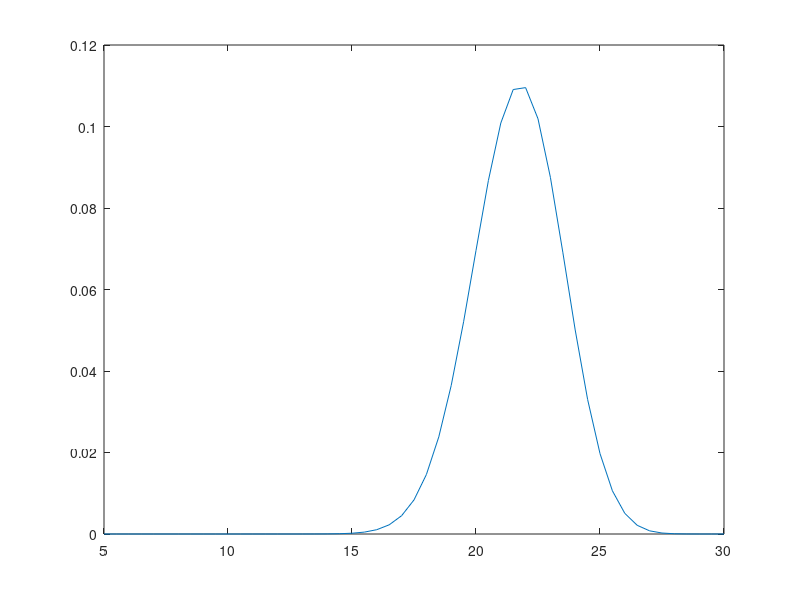
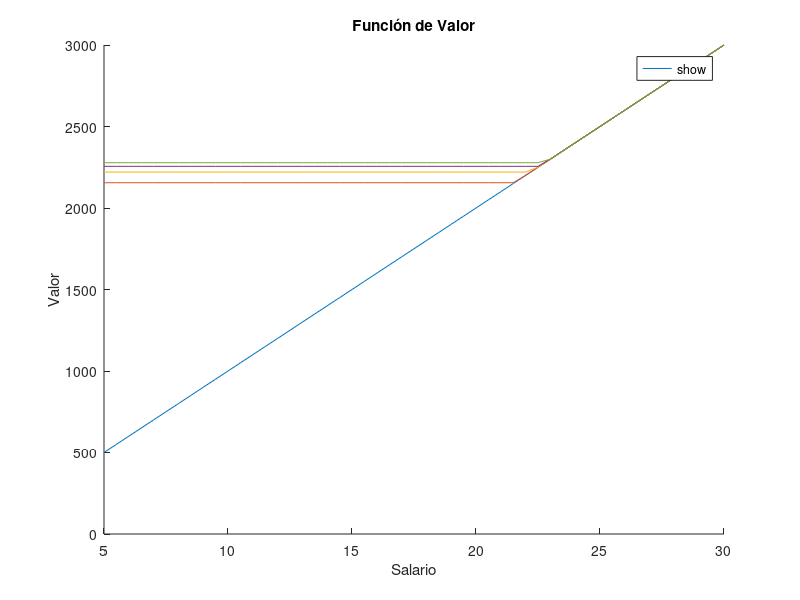
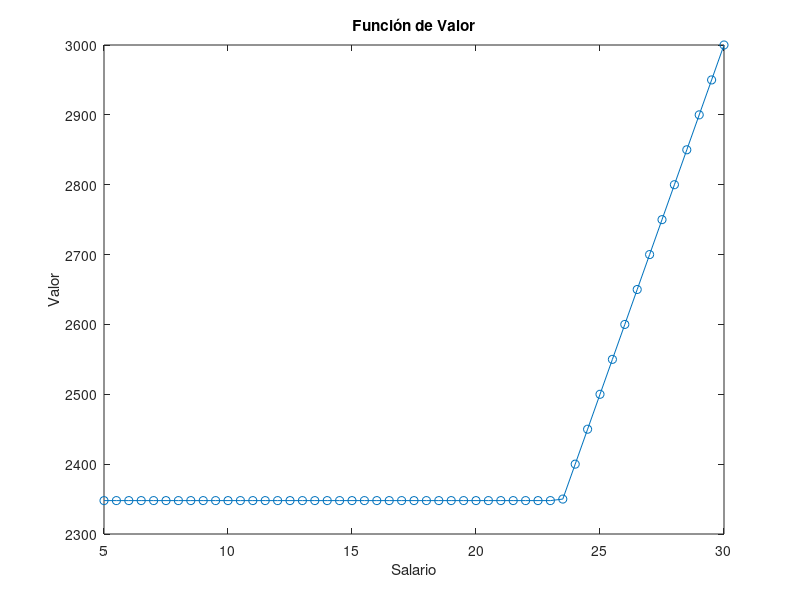

The MATLAB source for these figures, in order: (Note: this script raises an error after producing the figures.)
%%%%%%%%%%%%%%%%%%%%%%%%%%%%%%%%%%%%%%%%%%%%%%%%%%%%%%%%%%%%%%%%%%%%%%%%%%%
%           Intro a Matlab: Modelo de Búsqueda de McCall                 %
%                           Hriday Karnani                                %
%%%%%%%%%%%%%%%%%%%%%%%%%%%%%%%%%%%%%%%%%%%%%%%%%%%%%%%%%%%%%%%%%%%%%%%%%%%

% En este mfile resolvemos el modelo de search basico de McCall
% usando iteraciones de la funcion valor para encontrar el salario de 
% reserva y otros. Graficamos iteraciones de la VF y de las funciones de 
% politica. 

%% Parámetros del modelo
clc;clear all;
n = 50; a = 200; b = 100; % Estos son parametros para la distribucion 
                          % beta-binomial. No nos interesa mucho entenderlo
q=zeros(n+1,1); % buscamos la PDF de la distribucion beta-binomial 
                % para cada valor entre 0 y n
% Generamos la distribucion beta-binomial 
for x=0:n
    q(x+1,:) = exp(gammaln(n + 1)-gammaln(x + 1)-gammaln(n - x + 1))*...
                     beta((a + x),(b + n - x))/beta(a,b);
                 % no se preocupen por esto, asumanlo dado
end

c = 10; % Compensación por desempleo 
beta = 0.99; % Factor de descuento

% Valores predeterminados para el arreglo de salarios y probabilidades
n = 50; % generaremos 50 posibles salarios
w_min = 5;
w_max = 30;
w = linspace(w_min, w_max, n+1)'; % generamos grilla de salarios posibles
plot(w,q)

% Valores iniciales de la función de valor para cada valor de la grilla
% (comenzando con todos los salarios aceptados)
v = w ./ (1 - beta);
% Iteración de la función de valor
num_iteraciones = 1000; % Número máximo de iteraciones
tolerancia = 1e-6; % Tolerancia para la convergencia

figure;hold on; % haremos una figura de algunas iteraciones
for iter = 1:num_iteraciones
    % Calcular los valores de aceptar y rechazar para cada salario
    valores_accion = zeros(n+1, 2); % Inicializar matriz de valores de acción

    for i = 1:(n+1) % aca iteramos la funcion valor: [acepta,rechaza]
                    % para cada posible salario que pueda extraer
        valores_accion(i, :) = [w(i) / (1 - beta), c + beta * sum(v .* q)];
    end
    
    % Actualizar la función de valor para cada salario
    v_next = max(valores_accion, [], 2); 
    % Tomar el máximo de los valores de aceptar y rechazar
    if iter<=5 % graficamos las primeras 5 iteraciones de la fn valor
        plot(w, v, '-', 'DisplayName', ['iteración ', num2str(iter-1)]); 
    end
    % Comprobar convergencia
    if max(abs(v_next - v)) < tolerancia
        fprintf('Convergencia alcanzada en la iteración %d.\n', iter);
        break;
    end
    
    % Actualizar la función de valor para la siguiente iteración
    v = v_next;
end
xlabel('Salario'); % Terminamos el grafico de las primeras iteraciones
ylabel('Valor');
title('Función de Valor');
legend('show','Location','best');
hold off;

% Gráfico de la función de valor final
figure;
plot(w, v, '-o');
xlabel('Salario');
ylabel('Valor');
title('Función de Valor');

% El salario de reserva viene dado por:
(1-beta).*(c+beta*sum(v.*q))
fprintf('El salario de reserva es %d.\n', (1-beta).*(c+beta*sum(v.*q)));


%% Estatica Comparativa

% Creamos una funcion con el VFI para el modelo de search

% Tenemos que agregar nuestro directorio para poder usar las funciones
% guardadas
cd('G:\Mi unidad\Semestre 11 (ME 3)\Ayudantias\SDP')
addpath('base_funciones')

% Aplicamos la funcion, comprobamos que tengamos el mismo resultado de
% antes
[v,q] = McCallSearch(c,beta);
% salario de reserva:
(1-beta).*(c+beta*sum(v.*q))
fprintf('El salario de reserva es %d.\n', (1-beta).*(c+beta*sum(v.*q)));

% Generamos un vector de los posibles c y beta
c_pos = linspace(5,15,11); beta_pos = linspace(0.89,0.99,11);
% Inicializamos la matriz de salarios de reserva
rw = zeros(length(c_pos),length(beta_pos));
for cs = 1:length(c_pos)
    for bs = 1:length(beta_pos) % resolvemos el modelo para cada (c,beta)
        [v,q] = McCallSearch(c_pos(cs),beta_pos(bs)); % buscamos rw
         rw(cs,bs) = (1-beta_pos(bs)).*(c_pos(cs)+beta_pos(bs)*sum(v.*q));
    end
end

% Hacemos un grafico para mostrar los resultados
figure;
contourf(c_pos, beta_pos, rw, 'LineStyle', 'none'); % 'LineStyle', 'none' para eliminar las líneas de contorno
colorbar; % Agregar una barra de color para interpretación visual

% Etiquetas de ejes y título
xlabel('Bono de cesantia','interpret','latex');
ylabel('\beta');
title('Salario de reserva','interpret','latex');

% Hacemos el grafico tridimensionalmente
figure;
surf(c_pos, beta_pos, rw);
colorbar; % Agregar una barra de color para interpretación visual

% Etiquetas de ejes y título
xlabel('Bono de cesantia','interpret','latex');
ylabel('\beta');
zlabel('Salario de reserva','interpret','latex');
title('Salario de reserva (3D)','interpret','latex');